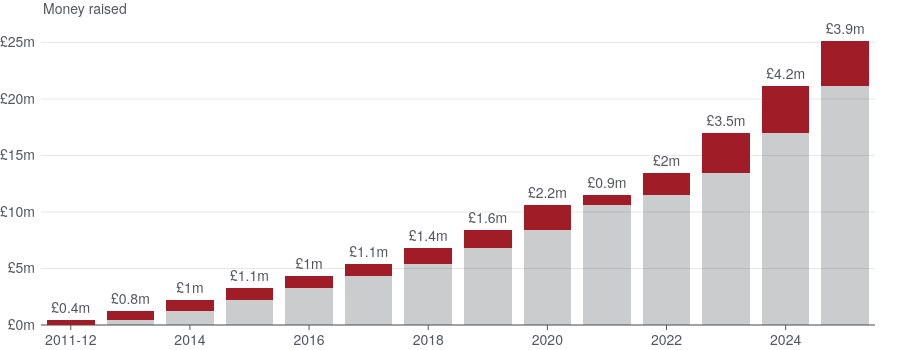

Source (notebook cell):
### Code cell
fig = victims_levy.prepare_chart()
fig

### Figure 1 — Plotly figure (JSON) as saved in the notebook; plotly's stock layout.template omitted (floating-point values rounded to 4 significant figures)
{"data": [{"hovertemplate": "Total from previous years: %{y}<extra></extra>", "marker": {"color": "rgba(84, 86, 91, 0.3)"}, "name": "Cumulative", "type": "bar", "x": ["2011-12", "2013", "2014", "2015", "2016", "2017", "2018", "2019", "2020", "2021", "2022", "2023", "2024", "2025"], "y": [0.0, 0.4, 1.2, 2.2, 3.3, 4.3, 5.4, 6.8, 8.4, 10.6, 11.5, 13.5, 17.0, 21.2]}, {"hovertemplate": "%{y} during %{x}<extra></extra>", "marker": {"color": "#A01D28"}, "name": "Annual", "textangle": 0, "textposition": "outside", "texttemplate": "%{y}", "type": "bar", "x": ["2011-12", "2013", "2014", "2015", "2016", "2017", "2018", "2019", "2020", "2021", "2022", "2023", "2024", "2025"], "y": [0.4, 0.8, 1.0, 1.1, 1.0, 1.1, 1.4, 1.6, 2.2, 0.9, 2.0, 3.5, 4.2, 3.9]}], "layout": {"annotations": [{"font": {"size": 14}, "showarrow": false, "text": "Money raised", "x": 0, "xanchor": "left", "xref": "paper", "y": 1, "yanchor": "bottom", "yref": "paper"}], "barmode": "stack", "height": 350, "hovermode": "x", "xaxis": {"automargin": true, "dtick": 2, "type": "category"}, "yaxis": {"automargin": true, "range": [0, 27], "tickprefix": "£", "ticksuffix": "m"}}}
